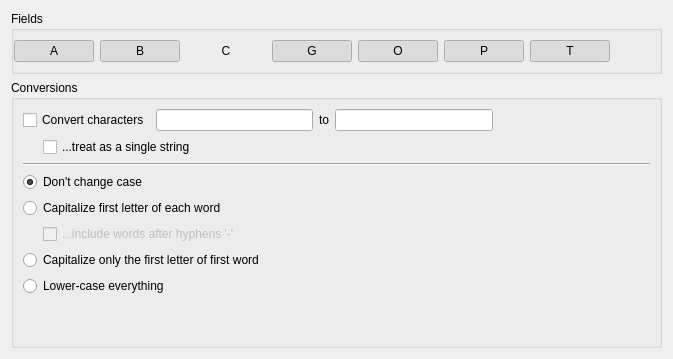
          <widget class="QWidget" name="page_3">
           <layout class="QVBoxLayout" name="verticalLayout_5">
            <item>
             <widget class="QGroupBox" name="fieldButtons">
              <property name="sizePolicy">
               <sizepolicy hsizetype="Preferred" vsizetype="Maximum">
                <horstretch>0</horstretch>
                <verstretch>1</verstretch>
               </sizepolicy>
              </property>
              <property name="baseSize">
               <size>
                <width>0</width>
                <height>15</height>
               </size>
              </property>
              <property name="layoutDirection">
               <enum>Qt::LeftToRight</enum>
              </property>
              <property name="title">
               <string>Fields</string>
              </property>
              <property name="flat">
               <bool>false</bool>
              </property>
              <layout class="QHBoxLayout" name="horizontalLayout_2">
               <property name="leftMargin">
                <number>0</number>
               </property>
               <property name="topMargin">
                <number>9</number>
               </property>
               <item>
                <widget class="QPushButton" name="ButtonArtist">
                 <property name="sizePolicy">
                  <sizepolicy hsizetype="Maximum" vsizetype="Fixed">
                   <horstretch>1</horstretch>
                   <verstretch>0</verstretch>
                  </sizepolicy>
                 </property>
                 <property name="minimumSize">
                  <size>
                   <width>10</width>
                   <height>0</height>
                  </size>
                 </property>
                 <property name="toolTip">
                  <string>Artist</string>
                 </property>
                 <property name="text">
                  <string>A</string>
                 </property>
                 <property name="checkable">
                  <bool>true</bool>
                 </property>
                 <property name="checked">
                  <bool>true</bool>
                 </property>
                 <property name="flat">
                  <bool>true</bool>
                 </property>
                </widget>
               </item>
               <item>
                <widget class="QPushButton" name="ButtonAlbum">
                 <property name="sizePolicy">
                  <sizepolicy hsizetype="Maximum" vsizetype="Fixed">
                   <horstretch>1</horstretch>
                   <verstretch>0</verstretch>
                  </sizepolicy>
                 </property>
                 <property name="minimumSize">
                  <size>
                   <width>10</width>
                   <height>0</height>
                  </size>
                 </property>
                 <property name="toolTip">
                  <string>Album</string>
                 </property>
                 <property name="text">
                  <string>B</string>
                 </property>
                 <property name="checkable">
                  <bool>true</bool>
                 </property>
                 <property name="checked">
                  <bool>true</bool>
                 </property>
                 <property name="flat">
                  <bool>true</bool>
                 </property>
                </widget>
               </item>
               <item>
                <widget class="QPushButton" name="ButtonComment">
                 <property name="sizePolicy">
                  <sizepolicy hsizetype="Maximum" vsizetype="Fixed">
                   <horstretch>1</horstretch>
                   <verstretch>0</verstretch>
                  </sizepolicy>
                 </property>
                 <property name="minimumSize">
                  <size>
                   <width>10</width>
                   <height>0</height>
                  </size>
                 </property>
                 <property name="toolTip">
                  <string>Comment</string>
                 </property>
                 <property name="text">
                  <string>C</string>
                 </property>
                 <property name="checkable">
                  <bool>true</bool>
                 </property>
                 <property name="flat">
                  <bool>true</bool>
                 </property>
                </widget>
               </item>
               <item>
                <widget class="QPushButton" name="ButtonGenre">
                 <property name="sizePolicy">
                  <sizepolicy hsizetype="Maximum" vsizetype="Fixed">
                   <horstretch>1</horstretch>
                   <verstretch>0</verstretch>
                  </sizepolicy>
                 </property>
                 <property name="minimumSize">
                  <size>
                   <width>10</width>
                   <height>0</height>
                  </size>
                 </property>
                 <property name="toolTip">
                  <string>Genre</string>
                 </property>
                 <property name="text">
                  <string>G</string>
                 </property>
                 <property name="checkable">
                  <bool>true</bool>
                 </property>
                 <property name="checked">
                  <bool>true</bool>
                 </property>
                 <property name="flat">
                  <bool>true</bool>
                 </property>
                </widget>
               </item>
               <item>
                <widget class="QPushButton" name="ButtonOriginalArtist">
                 <property name="sizePolicy">
                  <sizepolicy hsizetype="Maximum" vsizetype="Fixed">
                   <horstretch>1</horstretch>
                   <verstretch>0</verstretch>
                  </sizepolicy>
                 </property>
                 <property name="minimumSize">
                  <size>
                   <width>10</width>
                   <height>0</height>
                  </size>
                 </property>
                 <property name="toolTip">
                  <string>Original Artist</string>
                 </property>
                 <property name="text">
                  <string>O</string>
                 </property>
                 <property name="checkable">
                  <bool>true</bool>
                 </property>
                 <property name="checked">
                  <bool>true</bool>
                 </property>
                 <property name="flat">
                  <bool>true</bool>
                 </property>
                </widget>
               </item>
               <item>
                <widget class="QPushButton" name="ButtonComposer">
                 <property name="sizePolicy">
                  <sizepolicy hsizetype="Maximum" vsizetype="Fixed">
                   <horstretch>1</horstretch>
                   <verstretch>0</verstretch>
                  </sizepolicy>
                 </property>
                 <property name="minimumSize">
                  <size>
                   <width>10</width>
                   <height>0</height>
                  </size>
                 </property>
                 <property name="toolTip">
                  <string>Composer</string>
                 </property>
                 <property name="text">
                  <string>P</string>
                 </property>
                 <property name="checkable">
                  <bool>true</bool>
                 </property>
                 <property name="checked">
                  <bool>true</bool>
                 </property>
                 <property name="flat">
                  <bool>true</bool>
                 </property>
                </widget>
               </item>
               <item>
                <widget class="QPushButton" name="ButtonTitle">
                 <property name="sizePolicy">
                  <sizepolicy hsizetype="Maximum" vsizetype="Fixed">
                   <horstretch>1</horstretch>
                   <verstretch>0</verstretch>
                  </sizepolicy>
                 </property>
                 <property name="minimumSize">
                  <size>
                   <width>10</width>
                   <height>0</height>
                  </size>
                 </property>
                 <property name="toolTip">
                  <string>Track Title</string>
                 </property>
                 <property name="text">
                  <string>T</string>
                 </property>
                 <property name="checkable">
                  <bool>true</bool>
                 </property>
                 <property name="checked">
                  <bool>true</bool>
                 </property>
                 <property name="flat">
                  <bool>true</bool>
                 </property>
                </widget>
               </item>
               <item>
                <spacer name="horizontalSpacer_4">
                 <property name="orientation">
                  <enum>Qt::Horizontal</enum>
                 </property>
                 <property name="sizeHint" stdset="0">
                  <size>
                   <width>40</width>
                   <height>20</height>
                  </size>
                 </property>
                </spacer>
               </item>
              </layout>
             </widget>
            </item>
            <item>
             <widget class="QGroupBox" name="groupBox_5">
              <property name="title">
               <string>Conversions</string>
              </property>
              <layout class="QVBoxLayout" name="verticalLayout_8">
               <item>
                <layout class="QHBoxLayout" name="horizontalLayout_6">
                 <property name="sizeConstraint">
                  <enum>QLayout::SetFixedSize</enum>
                 </property>
                 <item>
                  <widget class="QCheckBox" name="convertCharacters">
                   <property name="text">
                    <string>Convert characters</string>
                   </property>
                  </widget>
                 </item>
                 <item>
                  <widget class="QLineEdit" name="charactersFrom"/>
                 </item>
                 <item>
                  <widget class="QLabel" name="label_26">
                   <property name="text">
                    <string>to</string>
                   </property>
                  </widget>
                 </item>
                 <item>
                  <widget class="QLineEdit" name="charactersTo"/>
                 </item>
                 <item>
                  <spacer name="horizontalSpacer_3">
                   <property name="orientation">
                    <enum>Qt::Horizontal</enum>
                   </property>
                   <property name="sizeHint" stdset="0">
                    <size>
                     <width>40</width>
                     <height>20</height>
                    </size>
                   </property>
                  </spacer>
                 </item>
                </layout>
               </item>
               <item>
                <layout class="QHBoxLayout" name="horizontalLayout_4">
                 <property name="topMargin">
                  <number>0</number>
                 </property>
                 <item>
                  <spacer name="horizontalSpacer_2">
                   <property name="orientation">
                    <enum>Qt::Horizontal</enum>
                   </property>
                   <property name="sizeType">
                    <enum>QSizePolicy::Fixed</enum>
                   </property>
                   <property name="sizeHint" stdset="0">
                    <size>
                     <width>20</width>
                     <height>20</height>
                    </size>
                   </property>
                  </spacer>
                 </item>
                 <item>
                  <widget class="QCheckBox" name="stringReplaceMode">
                   <property name="text">
                    <string>...treat as a single string</string>
                   </property>
                  </widget>
                 </item>
                </layout>
               </item>
               <item>
                <widget class="Line" name="line_2">
                 <property name="orientation">
                  <enum>Qt::Horizontal</enum>
                 </property>
                </widget>
               </item>
               <item>
                <widget class="QRadioButton" name="ignoreCase">
                 <property name="text">
                  <string>Don't change case</string>
                 </property>
                 <property name="checked">
                  <bool>true</bool>
                 </property>
                </widget>
               </item>
               <item>
                <widget class="QRadioButton" name="capitalizeAll">
                 <property name="text">
                  <string>Capitalize first letter of each word</string>
                 </property>
                </widget>
               </item>
               <item>
                <layout class="QHBoxLayout" name="horizontalLayout_8">
                 <property name="bottomMargin">
                  <number>0</number>
                 </property>
                 <item>
                  <spacer name="horizontalSpacer_5">
                   <property name="orientation">
                    <enum>Qt::Horizontal</enum>
                   </property>
                   <property name="sizeType">
                    <enum>QSizePolicy::Fixed</enum>
                   </property>
                   <property name="sizeHint" stdset="0">
                    <size>
                     <width>20</width>
                     <height>20</height>
                    </size>
                   </property>
                  </spacer>
                 </item>
                 <item>
                  <widget class="QCheckBox" name="capitalizeHyphenated">
                   <property name="enabled">
                    <bool>false</bool>
                   </property>
                   <property name="text">
                    <string>...include words after hyphens '-'</string>
                   </property>
                  </widget>
                 </item>
                </layout>
               </item>
               <item>
                <widget class="QRadioButton" name="capitalizeFirst">
                 <property name="text">
                  <string>Capitalize only the first letter of first word</string>
                 </property>
                 <property name="checked">
                  <bool>false</bool>
                 </property>
                </widget>
               </item>
               <item>
                <widget class="QRadioButton" name="lowerCaseAll">
                 <property name="text">
                  <string>Lower-case everything</string>
                 </property>
                </widget>
               </item>
               <item>
                <spacer name="verticalSpacer_3">
                 <property name="orientation">
                  <enum>Qt::Vertical</enum>
                 </property>
                 <property name="sizeHint" stdset="0">
                  <size>
                   <width>20</width>
                   <height>40</height>
                  </size>
                 </property>
                </spacer>
               </item>
              </layout>
             </widget>
            </item>
           </layout>
          </widget>
